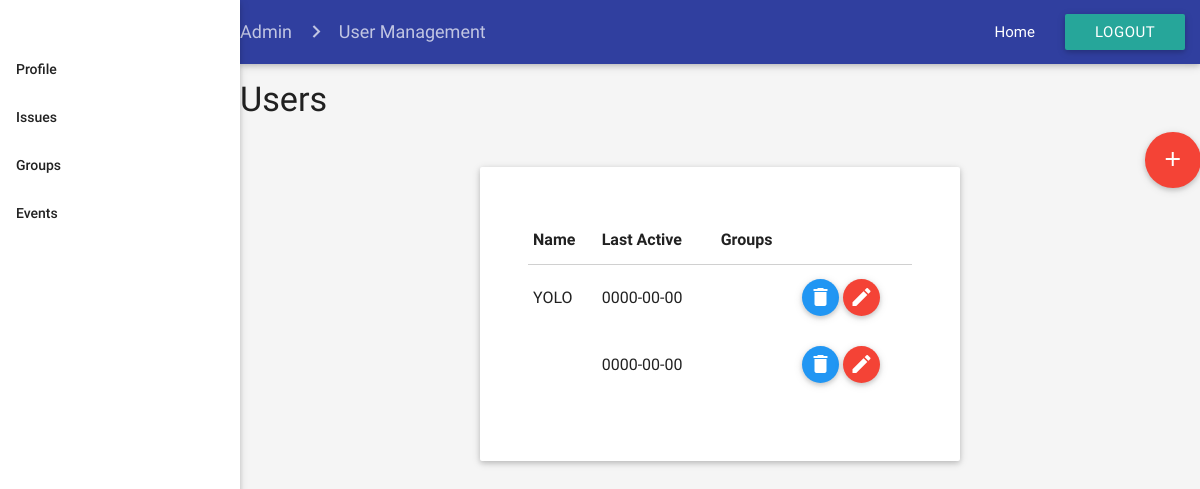
The app's page /html/admin/userManagement_admin.php, older data.
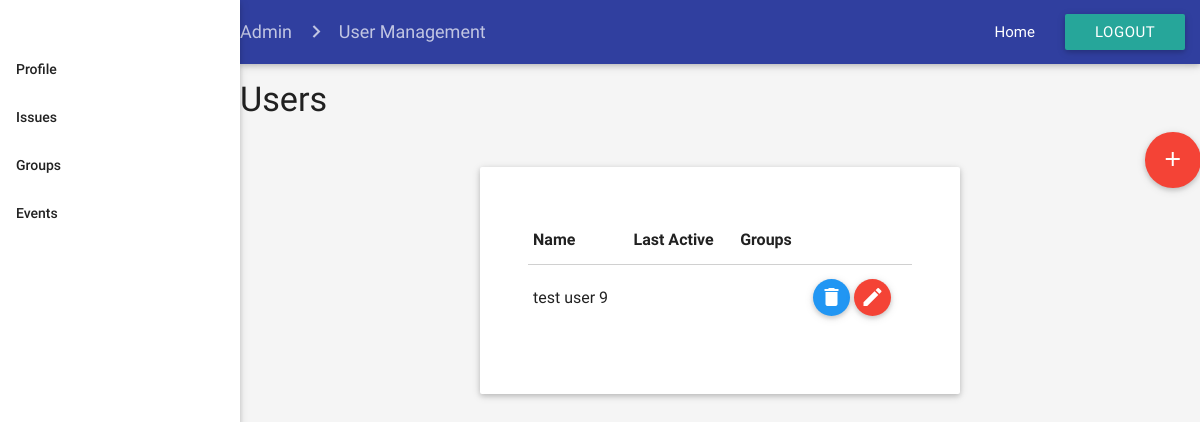
The same page, newer data.
### tables this page shows
CREATE TABLE `user` (
  `User_ID` int(11) NOT NULL,
  `Username` varchar(255) NOT NULL,
  `Profile_Pic` blob,
  `Email` varchar(255) NOT NULL,
  `Password` varchar(255) NOT NULL,
  `Status` enum('Active','Suspended') NOT NULL DEFAULT 'Active',
  `Groups` varchar(255) DEFAULT NULL,
  `Events` varchar(255) DEFAULT NULL,
  `Group_ID` int(11) DEFAULT NULL,
  `Event_ID` int(11) DEFAULT NULL,
  `Permissions` set('View','Edit','Modify','Create','Delete') NOT NULL DEFAULT 'View',
  `User_Type` enum('Admin','OPS_Team','Patron','OPS_Manager','Event_Staff','Volunteer') NOT NULL DEFAULT 'Patron',
  `Last_Active` varchar(255) NOT NULL,
  `User_Name` varchar(255) NOT NULL
);

### html/admin/userManagement_admin.php (the view, shortened to what this page needs)
<html>
<head>
    <link type="text/css" rel="stylesheet" href="../../css/materialize.min.css" media="screen,projection" />
    <link type="text/css" rel="stylesheet" href="../../css/admin/userManagement_admin.css" />
</head>
<body class="grey lighten-4">
    <ul id="nav-mobile" class="side-nav fixed sideNav">
        <br>
        <br>
        <li class="bold"><a href="http://localhost/MIS347/html/admin/profile_admin.php" class="waves-effect waves-teal">Profile</a></li>
        <li class="bold"><a href="http://localhost/MIS347/html/admin/issueManagement_admin.php" class="waves-effect waves-teal">Issues</a></li>
        <li class="bold"><a href="http://localhost/MIS347/html/admin/groupManagement_admin.php" class="waves-effect waves-teal">Groups</a></li>
        <li class="bold"><a href="http://localhost/MIS347/html/admin/eventManagement_admin.php" class="waves-effect waves-teal">Events</a></li>
    </ul>
    <div class="mainContainer">
        <nav class="indigo darken-2 topNavBar">
            <div class="nav-wrapper">
                <div class="col s12">
                    <a href="#!" class="breadcrumb">Admin</a>
                    <a href="#!" class="breadcrumb">User Management</a>
                    <ul class="right hide-on-med-and-down">
                        <li><a href="dashboard_admin.html">Home</a></li>
                        <li><a class="waves-effect waves-light btn">Logout</a></li>
                    </ul>
                </div>
            </div>
        </nav>
        <div id="page_title">
            <h4>Users</h4>
        </div>
        <div id="fab_add">
            <a class="btn-floating btn-large waves-effect waves-light red right fab_add" href="userAdd_admin.html"><i class="material-icons">add</i></a>
        </div>
        <div class="formContainer card">
            <form class="col s12 l12 m6" ng-app="">
                <table class="highlight responsive-table">
                    <thead>
                        <tr>
                            <th data-field="id">Name</th>
                            <th data-field="name">Last Active</th>
                            <th data-field="price">Groups</th>
                            <th data-field="action"></th>
                        </tr>
                    </thead>
                    <tbody>
                        <?php
						$conn = new mysqli(DB_HOST,DB_USER,DB_PASSWORD,'skecomplaints');
                            $sql = "SELECT * FROM user";
                            $result = $conn->query($sql);
                            while($row = $result->fetch_assoc()){
                                $User_ID = $row["User_ID"];
                                $Group_ID = $row["Group_ID"];
                                $User_Name = $row["User_Name"];
                                $Last_Active = $row["Last_Active"];
                                echo '
                                <tr id="'.$User_ID.'">
									<form  id="edituser" action = "../../php/userEdit.php" method = "post">
                                        <input name="userid" type = "hidden" value = "'.$User_ID.'" />
                                    </form>
								<tr id="'.$User_ID.'">
                                    <form  id="deluser" action = "../../php/del.php" method = "post">
                                        <input name="userid" type = "hidden" value = "'.$User_ID.'" />
                                    </form>
                                    <td>'.$User_Name.'</td>
                                    <td>'.$Last_Active.'</td>
                                    <td>'.$Group_ID.'</td>
                                    <td>
                                        <a class="btn-floating modal-trigger btn-small waves-effect waves-light blue btn_delete" href="#deleteIssuerModal"><i class="material-icons">delete</i></a>
                                        <a class="btn-floating modal-trigger btn-small waves-effect waves-light red btn_edit" href="#editIssuerModal"><i class="material-icons">mode_edit</i></a>
                                    </td>
								</tr>
                                </tr>
                                ';
                            }
                        ?>
                    </tbody>
                </table>
            </form>
        </div>
    </div>
</body>
</html>

Row changes from the older to the newer data that the page shows:
removed user: User_Name "YOLO", Last_Active "0000-00-00"
removed user: Last_Active "0000-00-00"
added user: User_Name "test user 9"
